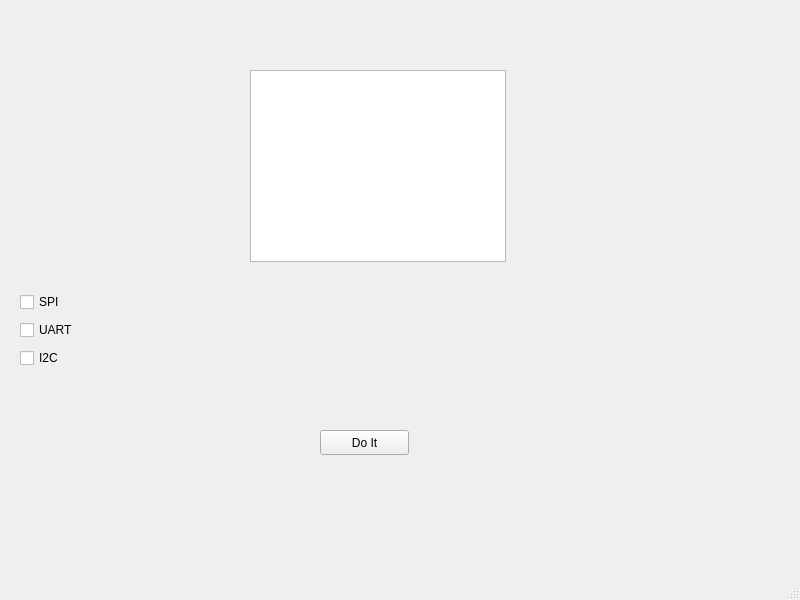
<?xml version="1.0" encoding="UTF-8"?>
<ui version="4.0">
 <class>MainWindow</class>
 <widget class="QMainWindow" name="MainWindow">
  <property name="geometry">
   <rect>
    <x>0</x>
    <y>0</y>
    <width>800</width>
    <height>600</height>
   </rect>
  </property>
  <property name="windowTitle">
   <string>MainWindow</string>
  </property>
  <widget class="QWidget" name="centralwidget">
   <widget class="QWidget" name="verticalLayoutWidget">
    <property name="geometry">
     <rect>
      <x>20</x>
      <y>290</y>
      <width>160</width>
      <height>83</height>
     </rect>
    </property>
    <layout class="QVBoxLayout" name="verticalLayout">
     <item>
      <widget class="QCheckBox" name="checkBox">
       <property name="text">
        <string>SPI</string>
       </property>
      </widget>
     </item>
     <item>
      <widget class="QCheckBox" name="checkBox_2">
       <property name="text">
        <string>UART</string>
       </property>
      </widget>
     </item>
     <item>
      <widget class="QCheckBox" name="checkBox_3">
       <property name="text">
        <string>I2C</string>
       </property>
      </widget>
     </item>
    </layout>
   </widget>
   <widget class="QPushButton" name="pushButton">
    <property name="geometry">
     <rect>
      <x>320</x>
      <y>430</y>
      <width>89</width>
      <height>25</height>
     </rect>
    </property>
    <property name="text">
     <string>Do It</string>
    </property>
   </widget>
   <widget class="QTextBrowser" name="textBrowser">
    <property name="geometry">
     <rect>
      <x>250</x>
      <y>70</y>
      <width>256</width>
      <height>192</height>
     </rect>
    </property>
   </widget>
  </widget>
  <widget class="QMenuBar" name="menubar">
   <property name="geometry">
    <rect>
     <x>0</x>
     <y>0</y>
     <width>800</width>
     <height>22</height>
    </rect>
   </property>
  </widget>
  <widget class="QStatusBar" name="statusbar"/>
 </widget>
 <resources/>
 <connections/>
</ui>
